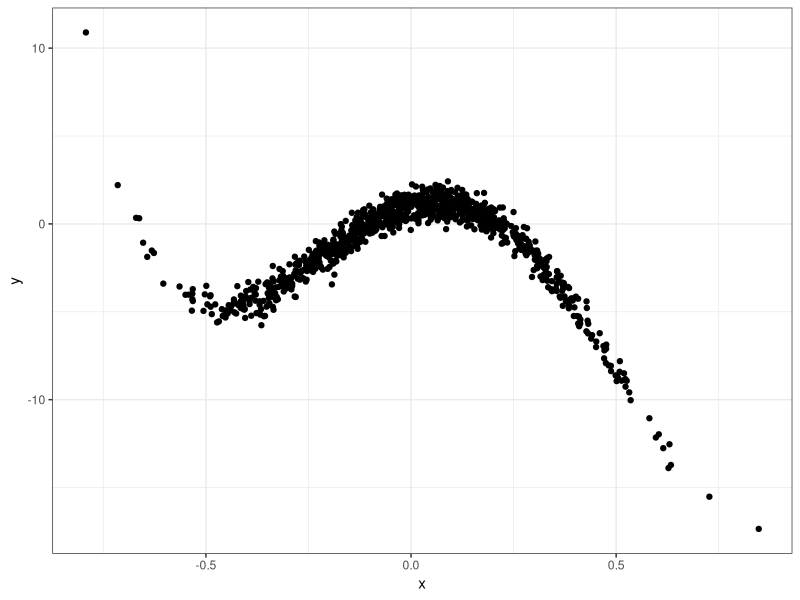
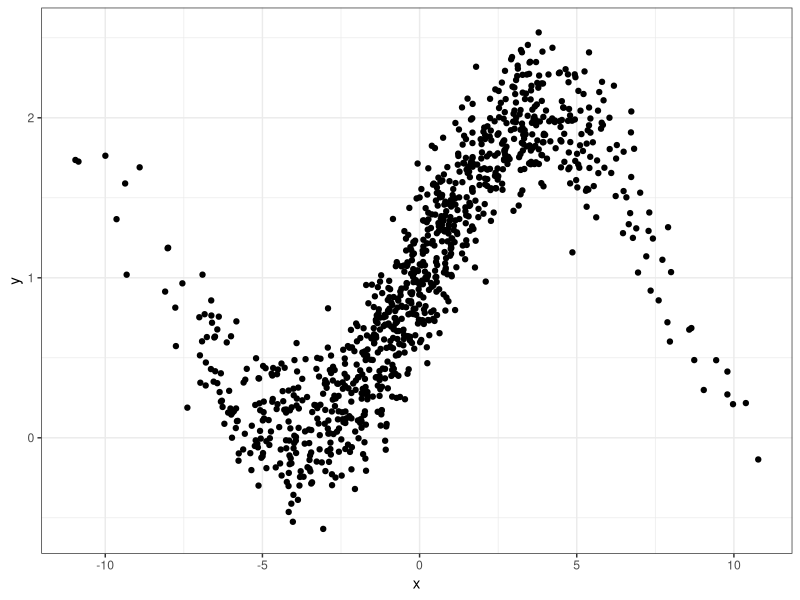
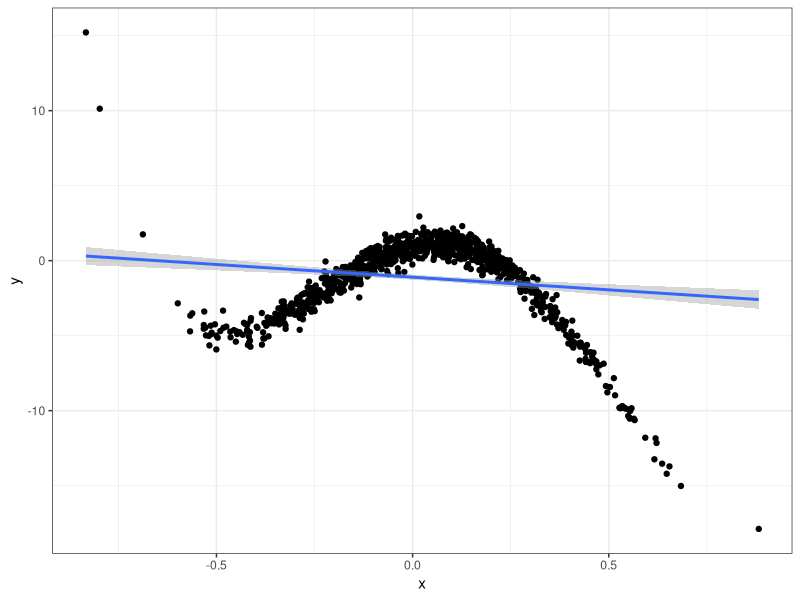
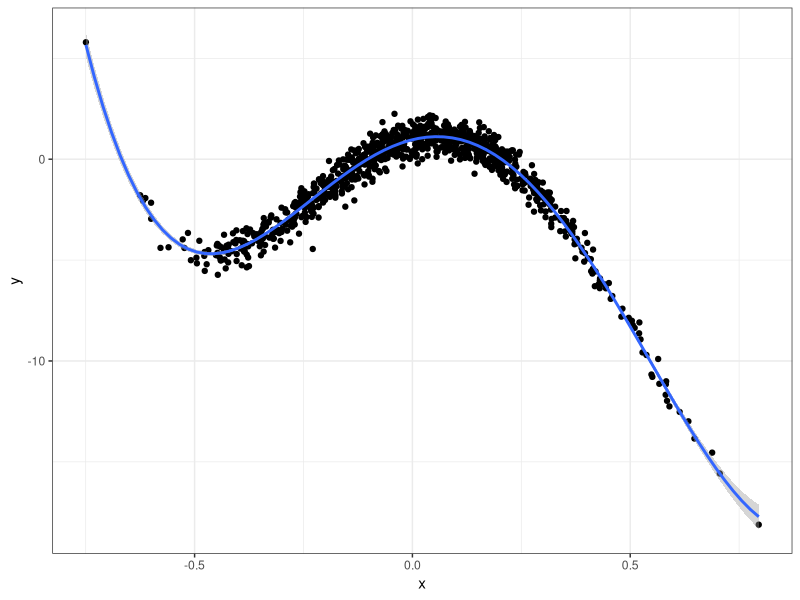
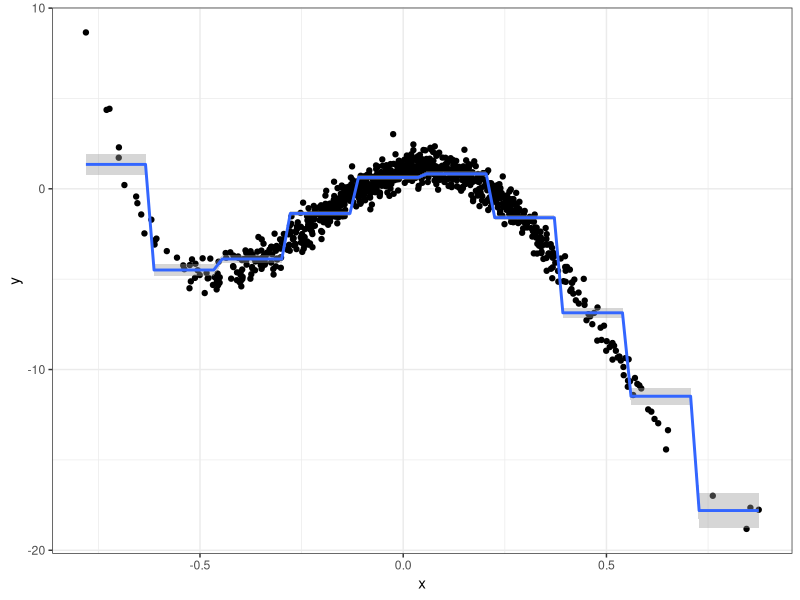
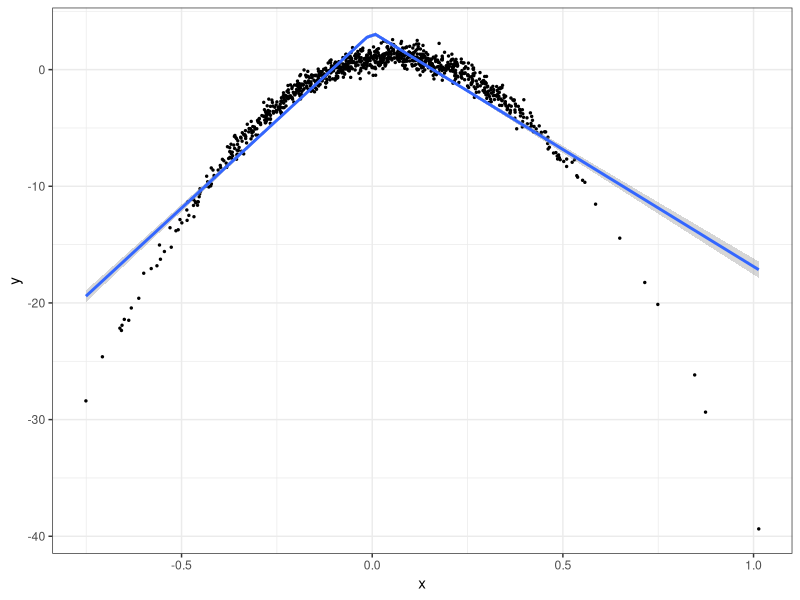
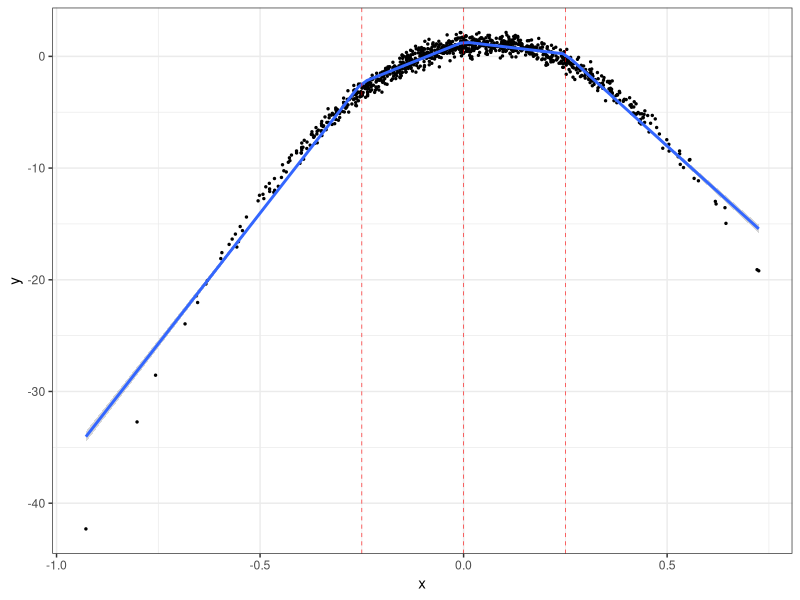
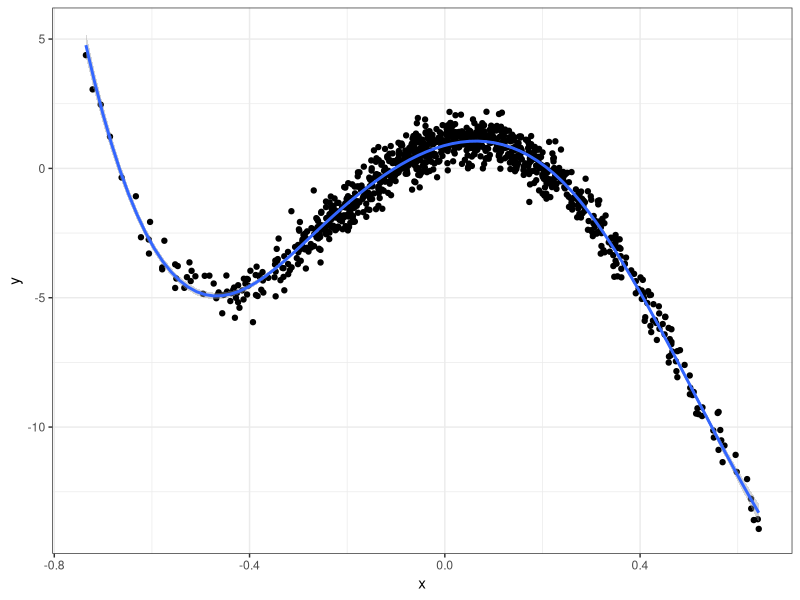

Source code (R) for these figures, in order:
## ---- chunk 1
library(tidyverse)
x <- rnorm(1000, sd = 0.25)
y <- 1 + 5.3 * x - 45 * x^2 - 35.5 * x^3 + 60 * x^4 + rnorm(1000, sd = 0.5)
ggplot(tibble(x=x, y=y), aes(x,y)) + geom_point() + theme_bw()
## ---- chunk 2
library(tidyverse)
x <- rnorm(1000, sd = 3.5)
y <- 1 + sinpi(x/8) + rnorm(1000, sd = 0.25)
ggplot(tibble(x=x, y=y), aes(x,y)) + geom_point() + theme_bw()
## ---- chunk 3
x <- rnorm(1000, sd = 0.25)
y <- 1 + 5.3 * x - 45 * x^2 - 35.5 * x^3 + 60 * x^4 + rnorm(1000, sd = 0.5)
ggplot(tibble(x=x, y=y), aes(x,y)) + 
  geom_point() +
  geom_smooth(method = "lm") +
  theme_bw()

## ---- chunk 4
x <- rnorm(1000, sd = 0.25)
y <- 1 + 5.3 * x - 45 * x^2 - 35.5 * x^3 + 60 * x^4 + rnorm(1000, sd = 0.5)
ggplot(tibble(x=x, y=y), aes(x,y)) + 
  geom_point() +
  geom_smooth(method = "lm", formula = y ~ poly(x, 4)) +
  theme_bw()

## ---- chunk 5
#| code-fold: false
x <- rnorm(1000, sd = 0.25)
y <- 1 + 5.3 * x - 45 * x^2 - 35.5 * x^3 + 60 * x^4 + rnorm(1000, sd = 0.5)
## ---- chunk 6

library(tidyverse)
library(splines)
x <- rnorm(1000, sd = 0.25)
y <- 1 + 5.3 * x - 45 * x^2 - 35.5 * x^3 + 60 * x^4 + rnorm(1000, sd = 0.5)
ggplot(tibble(x=x, y=y), aes(x,y)) + 
  geom_point() +
  geom_smooth(method = "lm", formula = y ~ cut(x, 10)) +
  theme_bw()
## ---- chunk 7
#| code-fold: false
x <- rnorm(1000, sd = 0.25)
y <- 1 + 5.3 * x - 45 * x^2 - 35.5 * x^3 + 60 * x^4 + rnorm(1000, sd = 0.5)
## ---- chunk 8
x <- rnorm(1000, sd = 0.25)
y <- 1 + 5.3 * x - 45 * x^2 + rnorm(1000, sd = 0.5)
ggplot(tibble(x=x, y=y), aes(x,y)) + 
  geom_point(size = 0.5) +
  geom_smooth(method = "lm", formula = y ~ x + I(x * (x>0))) +
  theme_bw()
## ---- chunk 9
x <- rnorm(1000, sd = 0.25)
y <- 1 + 5.3 * x - 45 * x^2 + rnorm(1000, sd = 0.5)
ggplot(tibble(x=x, y=y), aes(x,y)) + 
  geom_point(size = 0.5) +
  geom_smooth(method = "lm", formula = y ~ bs(x, knots = c(-0.25, 0, 0.25), degree = 1)) +
  geom_vline(xintercept = 0.25, lty = 2, lwd = .2, col = "red") +
  geom_vline(xintercept = -0.25, lty = 2, lwd = .2, col = "red") +
  geom_vline(xintercept = 0, lty = 2, lwd = .2, col = "red") +
  theme_bw()
## ---- chunk 10
x <- rnorm(1000, sd = 0.25)
y <- 1 + 5.3 * x - 45 * x^2 - 35.5 * x^3 + 60 * x^4 + rnorm(1000, sd = 0.5)
ggplot(tibble(x=x, y=y), aes(x,y)) + 
  geom_point() +
  geom_smooth(method = "lm", formula = y ~ bs(x, knots = c(-0.25, 0.25))) +
  theme_bw()
## ---- chunk 11
x <- rnorm(1000, sd = 0.25)
y <- 1 + 5.3 * x - 45 * x^2 - 35.5 * x^3 + 60 * x^4 + rnorm(1000, sd = 0.5)
ggplot(tibble(x=x, y=y), aes(x,y)) + 
  geom_point() +
  geom_smooth(method = "lm", formula = y ~ ns(x, knots = c(-0.25, 0.25))) +
  theme_bw()
## ---- chunk 12
#| code-fold: false
x <- rnorm(1000, sd = 0.25)
y <- 1 + 5.3 * x - 45 * x^2 - 35.5 * x^3 + 60 * x^4 + rnorm(1000, sd = 0.5)
